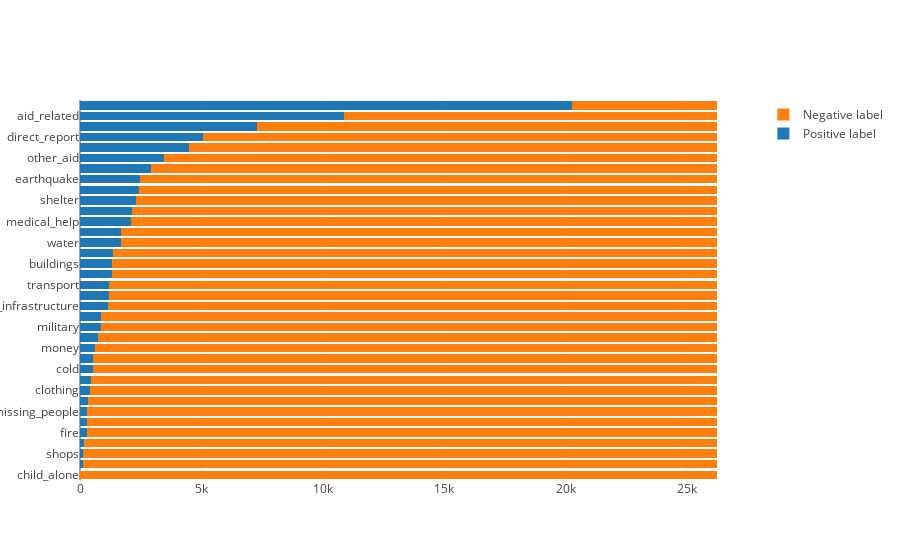

The notebook cell saved with this chart:
### Code cell
trace1 = go.Bar(
    y=positive.index.tolist(),
    x=positive.values.tolist(),
    name='Positive label',
    orientation='h'
)
trace2 = go.Bar(
    y=negative.index.tolist(),
    x=negative.values.tolist(),
    name='Negative label',
    orientation='h'
)

data = [trace1, trace2]
layout = go.Layout(
    barmode='stack'
)

fig = go.Figure(data=data, layout=layout)
iplot(fig, filename='stacked-bar')

### Figure 1 — Plotly figure (JSON) as saved in the notebook; plotly's stock layout.template omitted (floating-point values rounded to 4 significant figures)
{"data": [{"name": "Positive label", "orientation": "h", "type": "bar", "uid": "21904e74-edc4-11e8-ad0c-a45e60b95ee1", "x": [0, 118, 120, 159, 282, 283, 298, 309, 405, 471, 530, 532, 604, 724, 860, 875, 1151, 1194, 1201, 1313, 1333, 1376, 1672, 1705, 2084, 2155, 2314, 2443, 2455, 2923, 3446, 4474, 5075, 7297, 10860, 20282], "y": ["child_alone", "offer", "shops", "tools", "fire", "hospitals", "missing_people", "aid_centers", "clothing", "security", "cold", "electricity", "money", "search_and_rescue", "military", "refugees", "other_infrastructure", "death", "transport", "medical_products", "buildings", "other_weather", "water", "infrastructure_related", "medical_help", "floods", "shelter", "storm", "earthquake", "food", "other_aid", "request", "direct_report", "weather_related", "aid_related", "related"]}, {"name": "Negative label", "orientation": "h", "type": "bar", "uid": "21920ed8-edc4-11e8-8e93-a45e60b95ee1", "x": [5934, 15356, 18919, 21141, 21742, 22770, 23293, 23761, 23773, 23902, 24061, 24132, 24511, 24544, 24840, 24883, 24903, 25015, 25022, 25065, 25341, 25356, 25492, 25612, 25684, 25686, 25745, 25811, 25907, 25918, 25933, 25934, 26057, 26096, 26098, 26216], "y": ["related", "aid_related", "weather_related", "direct_report", "request", "other_aid", "food", "earthquake", "storm", "shelter", "floods", "medical_help", "infrastructure_related", "water", "other_weather", "buildings", "medical_products", "transport", "death", "other_infrastructure", "refugees", "military", "search_and_rescue", "money", "electricity", "cold", "security", "clothing", "aid_centers", "missing_people", "hospitals", "fire", "tools", "shops", "offer", "child_alone"]}], "layout": {"barmode": "stack"}}
